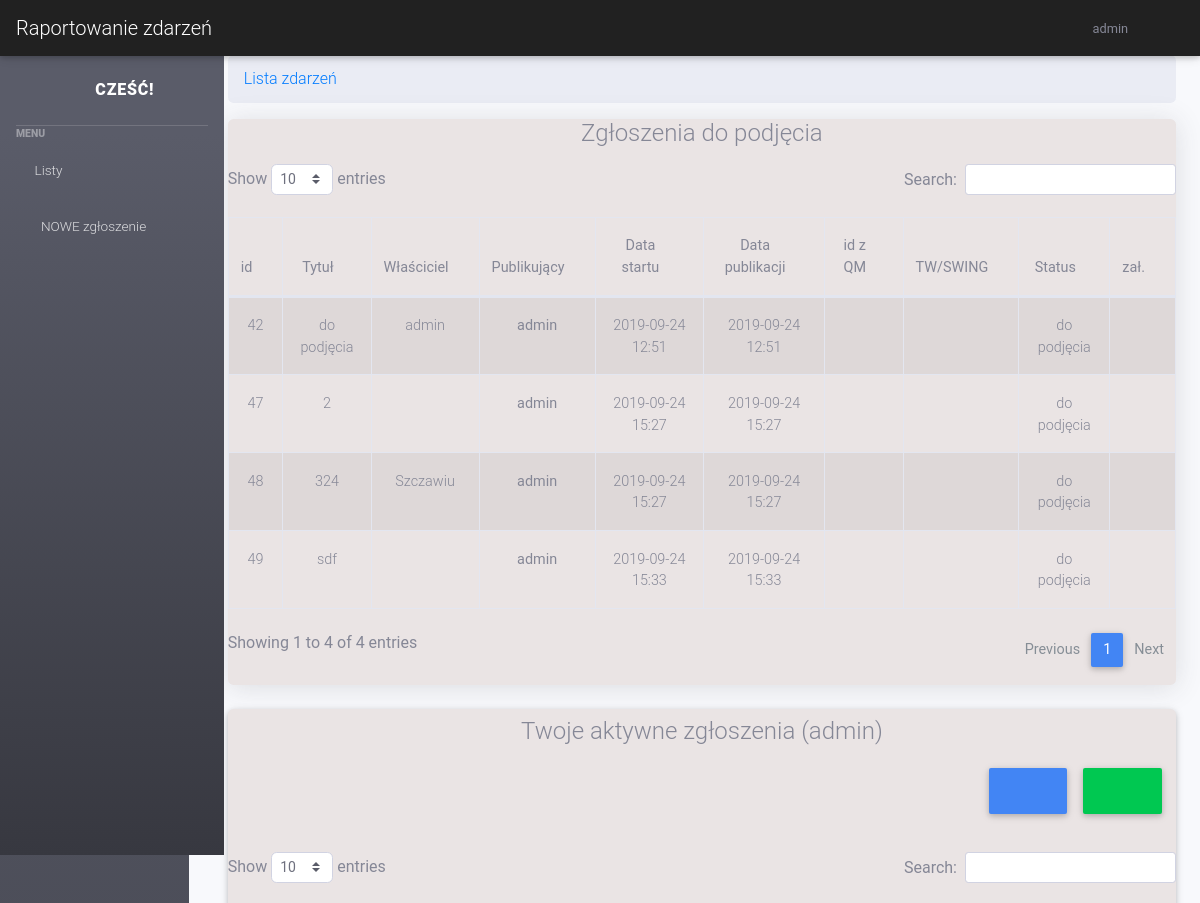
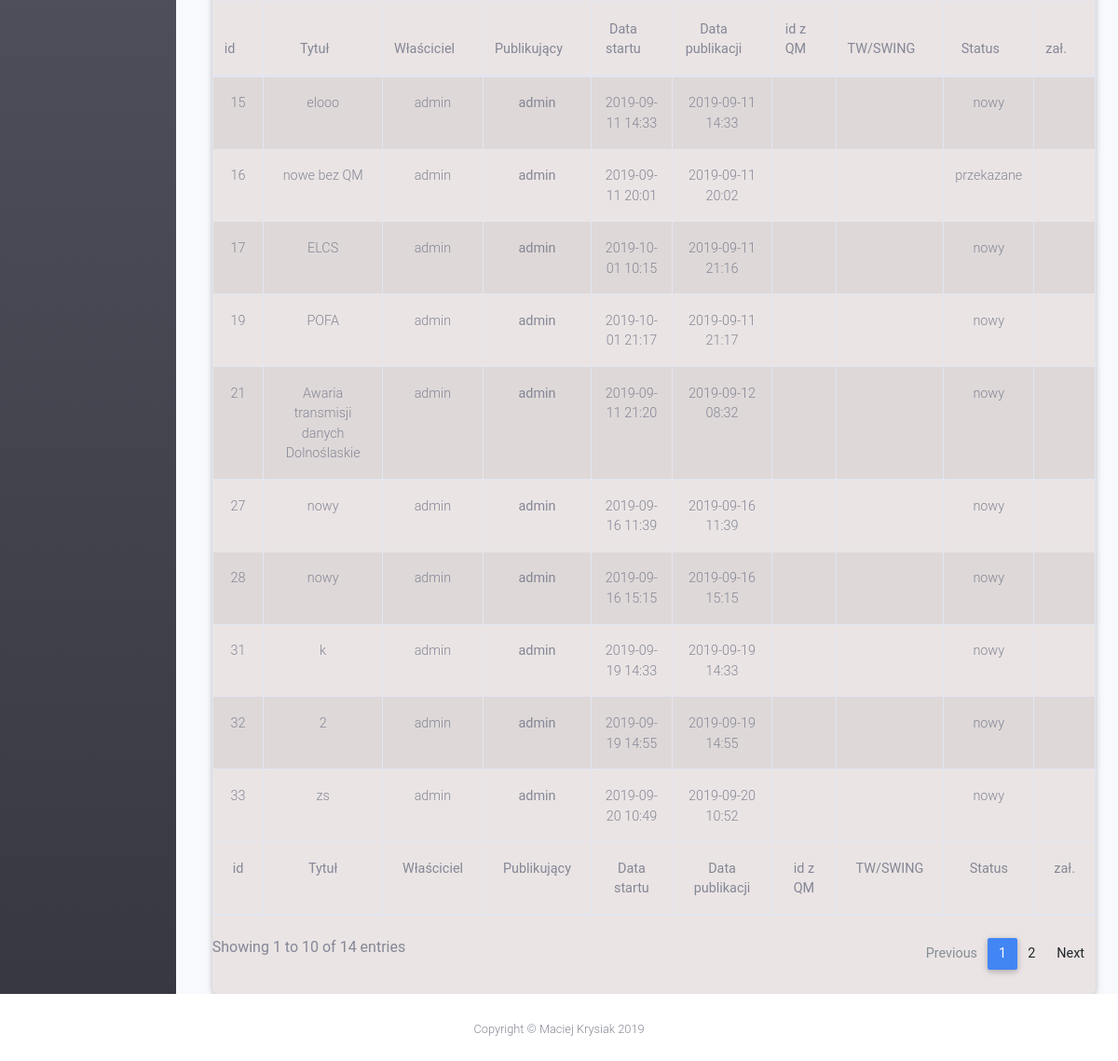
The app's page / (signed in), older data (2 pictures, top to bottom).
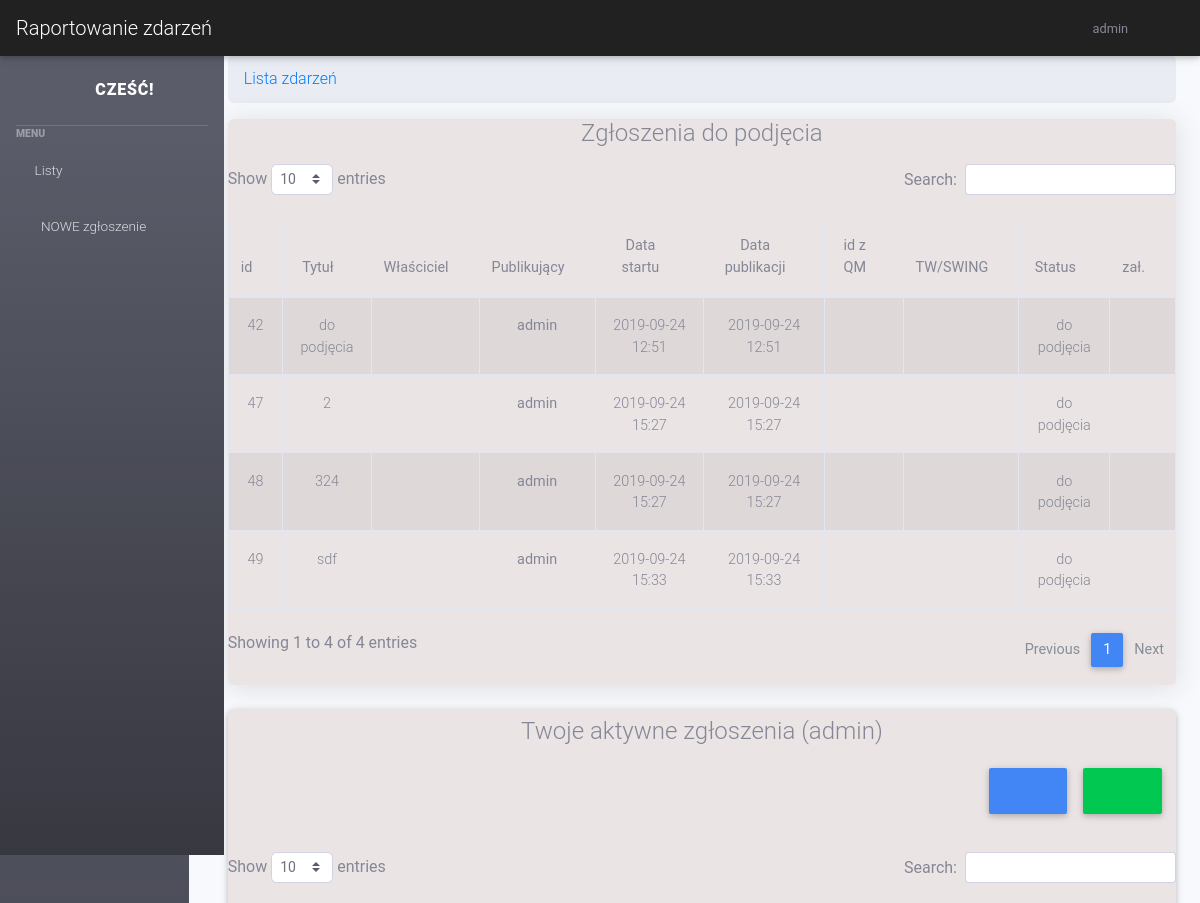
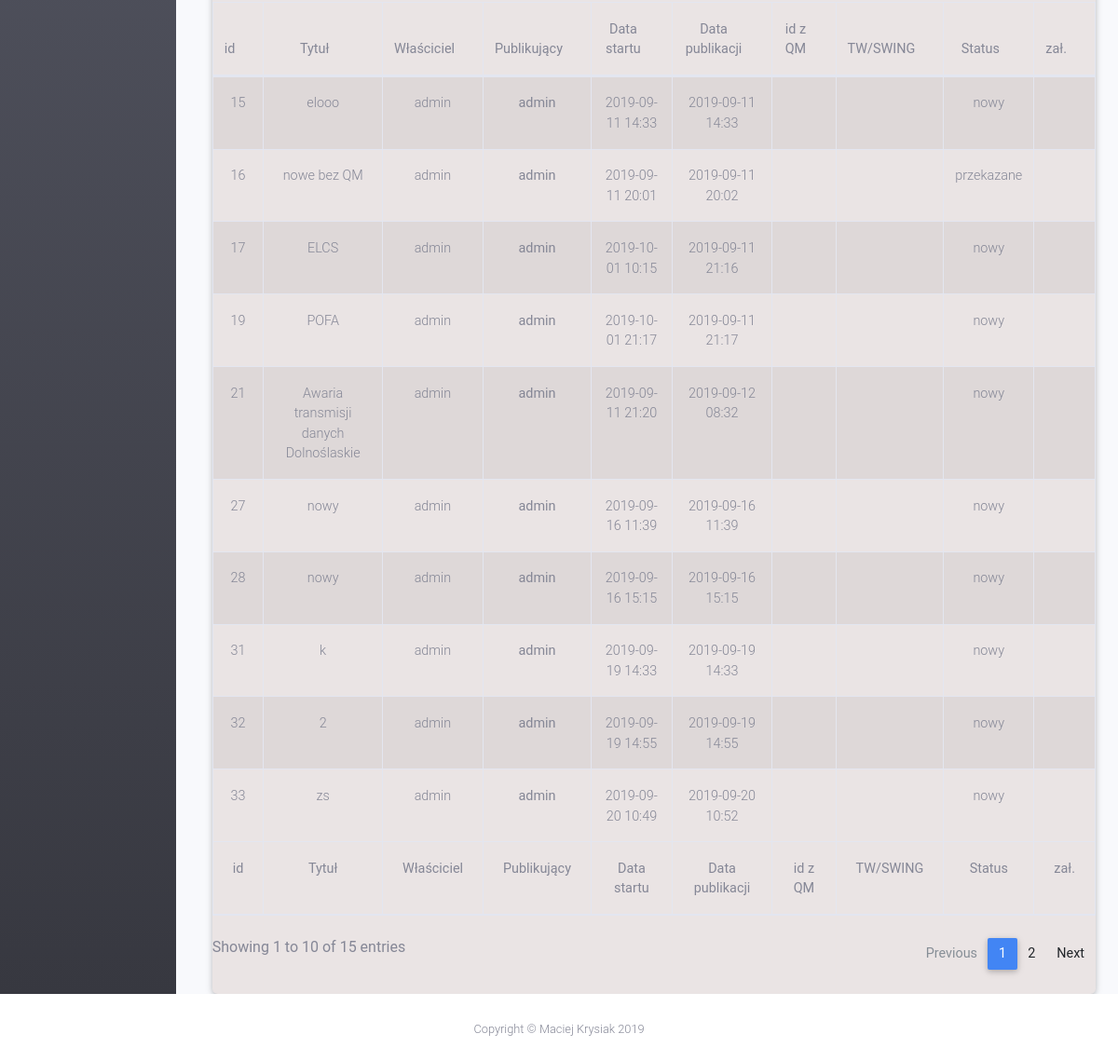
The same page, newer data (2 pictures, top to bottom).
### aplikacja_raportowanie/models.py (models this page shows, shortened)
class Post(models.Model):
    publisher = models.ForeignKey('auth.User', on_delete=models.CASCADE, related_name='publisher_article_set')
    author = models.ForeignKey('auth.User', on_delete=models.CASCADE, related_name='author_article_set', blank=True, null=True)
    title = models.CharField(max_length=150)
    status = models.CharField(max_length=15, choices=STATUS_CHOICES, default = 'nowy')
    text = models.TextField()
    start_date = models.DateTimeField()
    publish_date = models.DateTimeField()
    modify_date = models.DateTimeField(blank=True, null=True)
    QM_id = models.DecimalField(max_digits=20, decimal_places=0, blank=True, null=True)
    tictet_number = models.CharField(max_length = 30, blank = True, null = True)
    is_deleted = models.BooleanField(default = False)
    long_term = models.BooleanField(default = False)
    change = models.TextField(max_length = 20, blank=True, null=True)
    file = models.FileField(
        upload_to = "", null=True, blank=True,
        validators=[validate_file_size, FileExtensionValidator(list_of_extensions)])
    history = HistoricalRecords()
    def if_post_have_file_icon(self):
        if self.file.name:
            return "fas fa-file"
    def get_ticket_number_icon(self):
        if self.tictet_number:
            return "fas fa-book-open"
    def get_ticket_number(self):
        if self.tictet_number:
            return self.tictet_number
        else:
            return ""
    def get_author(self):
        if self.author:
            return self.author
        else:
            return ""
    def get_Qm_id(self):
        if self.QM_id:
            return self.QM_id
        else:
            return ""
    def get_QM_id_icon(self):
        if self.QM_id:
            return "fas fa-lightbulb"
        else:
             return ""

### aplikacja_raportowanie/views.py (the view)
# urls.py: path('', views.users_index, name="users_index"),
@login_required(login_url="/login/")
def users_index(request):
	users_index = View_type(request, which_index_view(request, "user_index"), which_index_view(request, "posts_to_do"), f"Twoje aktywne zgłoszenia ({logged_user(request)})")
	return users_index.render_view(request)

### aplikacja_raportowanie/functions_to_view.py (called while the page is built)
def logged_user(request):
    return request.user

def list_of_users():
    return User.objects.all()

def todays_date():
    return date.today()

def years_list_to_now():
    years = []
    date = int(str(timezone.now().date())[0:4])+1
    for year in range(FIRST_YEAR_IN_QUATER_SORT, date):
    	years.append(year)
    return years

### aplikacja_raportowanie/view_class.py (called while the page is built)
    def __del__(self):
        pass

    def render_view(self,request):
        content = {
    		'posts': self.posts,
            'posts_to_do': self.posts_to_do,
    		'login_user': self.login_user,
    		'users_list': self.users_list,
    		'list_of_posts_type': self.list_of_posts_type,
    		'years': self.years,
    		'today': self.today,
    		'application_start_date': self.application_start_date,
    		'statuses_list': self.statuses_list,
            }
        return render(request, 'aplikacja_raportowanie/index.html', content)

### aplikacja_raportowanie/templates/aplikacja_raportowanie/index.html (shortened to what this page needs)
{% extends 'aplikacja_raportowanie/base_layout.html' %}
{% block content %}
<div id="wrapper" class="backgroud-dark">
  <ul class="navbar-nav bg-gradient-dark sidebar sidebar-dark accordion margin-top100" id="accordionSidebar">
  </ul>
<ul class="navbar-nav bg-gradient-dark sidebar sidebar-dark accordion fixed-top margin-top100" id="accordionSidebar">
 <a class="sidebar-brand d-flex align-items-center justify-content-center" href="#">
   <div class="sidebar-brand-icon rotate-n-15">
     <i class="fas fa-laugh-wink"></i>
   </div>
   <div class="sidebar-brand-text mx-3">Cześć!</div>
 </a>
  <hr class="sidebar-divider my-0">
  <div class="sidebar-heading">
    Menu
  </div>
  <li class="nav-item">
    <a class="nav-link collapsed" href="#" data-toggle="collapse" data-target="#collapseTwo" aria-expanded="true" aria-controls="collapseTwo">
      <i class="fas fa-list"></i>
      <span>Listy</span>
    </a>
  </li>
  <li class="nav-item">
       <a class="nav-link" href="{% url 'raportowanie:post_new' %}">
         <i class="fas fa-fw fa-plus"></i>
         <span>NOWE zgłoszenie</span></a>
     </li>
   </ul>
   <div id="content-wrapper" >
     <div class="margin-left margin-top50 ">
     <div class="container-fluid">
       <ol class="breadcrumb">
         <li class="breadcrumb-item">
           <a href="#">Lista zdarzeń</a>
         </li>
       </ol>
           <div class="card shadow mb-4 backgroud-dark ">
            {% if posts_to_do %}
            <h4 align="center">Zgłoszenia do podjęcia</h4>
            <table class='table table-bordered table-condensed table-striped table-hover' id="dtBasicExample"  width="100%" cellspacing="0">
            <thead>
              <tr align="center">
               <th>id</th>
                <th>Tytuł</th>
                <th>Właściciel</th>
                <th>Publikujący</th>
                <th>Data startu</th>
                <th>Data publikacji</th>
                <th>id z QM</th>
                <th>TW/SWING</th>
                <th>Status</th>
                <th>zał.</th>
              </tr>
            </thead>
            <tbody>
              {% for post in posts_to_do %}
              <tr data-href="{% url 'raportowanie:post_filled' post.id %}" align="center">
                <td>{{post.id }}</td>
                <td><span rel-data-toggle="tooltip" data-placement="bottom"
              title="{{post.text}}">{{ post.title }}</span></td>
                <td>{{ post.get_author }}</td>
                <th>{{ post.publisher }}</th>
                <td>{{ post.start_date | date:"Y-m-d H:i" }}</td>
                <td><span rel-data-toggle="tooltip" data-placement="bottom"
                  title="Data ostatniej modyfikacji: {{ post.modify_date | date:'Y-m-d H:i'}}">{{ post.publish_date  | date:"Y-m-d H:i"}}</td>
                <th></th>
                <th></th>
                <td>{{ post.status }}</td>
                <th></th>
              </tr>
              {% endfor %}
            </tbody>
          </table>
          {% endif %}
        </div>
                <div class="card py-2  backgroud-dark ">
                  <h4 align="center">{{list_of_posts_type}}</h4>
               <div class="d-flex mb-3 ">
                    <div class="ml-auto p-2">
                <button type="button" class="btn btn-primary" data-toggle="modal" data-target="#ChoseQuaterFilter" data-whatever="chose-filter" rel-data-toggle="tooltip" data-placement="bottom"
              title="Filtr"><i class="fas fa-filter"></i></button>
                <a href="{% url 'raportowanie:post_new' %}" class="top-menu"><span class="btn btn-success type="button" rel-data-toggle="tooltip" data-placement="bottom"
            title="Dodaj zgłoszenie"><i class="fas fa-plus" ></i></span></a>
            </div>
            </div>
                <table class='table table-bordered table-condensed table-striped table-hover' id="dtBasicExampleB"  width="100%" cellspacing="0">
                <thead>
                  <tr align="center">
                   <th>id</th>
                    <th>Tytuł</th>
                    <th>Właściciel</th>
                    <th>Publikujący</th>
                    <th>Data startu</th>
                    <th>Data publikacji</th>
                    <th>id z QM</th>
                    <th>TW/SWING</th>
                    <th>Status</th>
                    <th>zał.</th>
                  </tr>
                </thead>
                <tfoot>
                   <tr align="center">
                   <th>id</th>
                    <th>Tytuł</th>
                    <th>Właściciel</th>
                    <th>Publikujący</th>
                    <th>Data startu</th>
                    <th>Data publikacji</th>
                    <th>id z QM</th>
                    <th>TW/SWING</th>
                    <th>Status</th>
                    <th>zał.</th>
                  </tr>
                </tfoot>
                <tbody>
                  {% for post in posts %}
                  <tr data-href="{% url 'raportowanie:post_filled' post.id %}" align="center">
                    <td>{{post.id }}</td>
                    <td><span rel-data-toggle="tooltip" data-placement="bottom"
                  title="{{post.text}}">{{ post.title }}</span></td>
                    <td>{{ post.get_author }}</td>
                    <th>{{ post.publisher }}</th>
                    <td>{{ post.start_date | date:"Y-m-d H:i" }}</td>
                    <td><span rel-data-toggle="tooltip" data-placement="bottom"
                      title="Data ostatniej modyfikacji: {{ post.modify_date | date:'Y-m-d H:i'}}">{{ post.publish_date  | date:"Y-m-d H:i"}}</td>
                    <th><span class="{{post.get_QM_id_icon}}" rel-data-toggle="tooltip" data-placement="bottom"
                      title="{{post.get_Qm_id}}"></span></th>
                    <th><span class="{{post.get_ticket_number_icon}}" rel-data-toggle="tooltip" data-placement="bottom"
                      title="{{post.get_ticket_number}}"></span></th>
                    <td>{{ post.status }}</td>
                    <th><span class="{{post.if_post_have_file_icon}}" rel-data-toggle="tooltip" data-placement="bottom"
                      title="{{post.file.name}}"></span></th>
                  </tr>
                  {% endfor %}
                </tbody>
              </table>
            </div>
          </div>
        </div>
      </div>
    </div>
{% endblock %}

### aplikacja_raportowanie/templates/aplikacja_raportowanie/base_layout.html (shortened to what this page needs)
{% load static %}
<!DOCTYPE html>
<html lang="en">
  <head>
      <link href="{% static 'vendor/datatables/dataTables.bootstrap4.min.css' %}" rel="stylesheet">
      <link href="{% static '/vendor/datatables/dataTables.bootstrap4.css' %}" rel="stylesheet">
      <link href="{% static 'css/sb-admin-2.min.css' %}" rel="stylesheet">
      <link href="{% static 'css/mdb.min.css' %}" rel="stylesheet">
      <link href="{% static 'css/addons/datatables.min.css' %}" rel="stylesheet">
      <link href="{% static 'css/my_css.css' %}" rel="stylesheet" type="text/css">
      <link href="{% static 'vendor/fontawesome-free/css/all.min.css' %}" rel="stylesheet" type="text/css">
  </head>
  <body id="page-top" >
      <nav class="navbar fixed-top  navbar-expand navbar-dark bg-dark static-top">
          {% block navbar_raportowanie_zdarzen %}<a class="navbar-brand mr-1" href="{% url 'raportowanie:users_index' %}">Raportowanie zdarzeń</a>{% endblock %}
          <form class="d-none d-md-inline-block form-inline ml-auto mr-0 mr-md-3 my-2 my-md-0">
              <ul class="navbar-nav ml-auto ml-md-0">
                  <li class="nav-item dropdown no-arrow">
                      <a class="nav-link dropdown-toggle" href="#" id="userDropdown" role="button" data-toggle="dropdown" aria-haspopup="true" aria-expanded="false">
                          <span class="mr-2 d-none d-lg-inline text-gray-600 small">{{login_user}}</span>
                          <i class="fas fa-user-circle fa-fw"></i>
                      </a>
                  </li>
              </ul>
          </form>
      </nav>
      {% block content %}
      {% endblock content %}
      <footer class="sticky-footer">
          <div class="container my-auto">
              <div class="copyright text-center my-auto">
                  <span>Copyright © Maciej Krysiak 2019</span>
              </div>
          </div>
      </footer>
  </body>
</html>

### aplikacja_raportowanie/static/css/my_css.css (style rules this page uses)
*[data-href] { cursor: pointer; }
td { padding:10px; }
.margin-top100 { margin-top:55px; z-index: 1; }
.margin-top50 { margin-top:55px; }
.margin-left { margin-left:15px; }
.backgroud-dark { background-color: #EAE4E4; }

Row changes from the older to the newer data that the page shows:
changed Post id 42: get_author "admin" → (not shown)
changed Post id 48: get_author "Szczawiu" → (not shown)
Text that changed along with them:
text written by a page script: "Show entries Search: Showing 1 to 10 of 14 entries Previous 1 2 Next" → "Show entries Search: Showing 1 to 10 of 15 entries Previous 1 2 Next"
